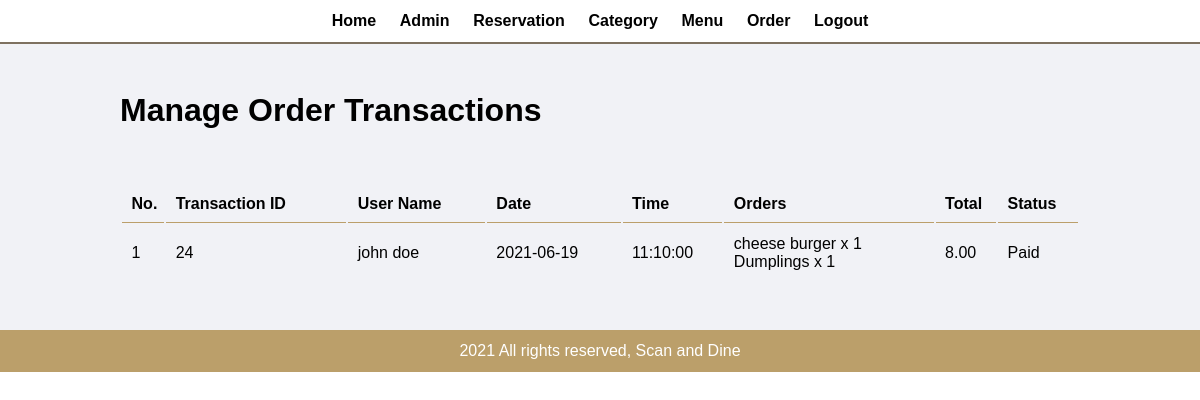
Page /scanAndDine_SE/admin/manage-order.php (signed in) on the committed database.
### tables this page shows
CREATE TABLE `tbl_transaction` (
  `transaction_id` int(11) NOT NULL,
  `user_id` int(11) NOT NULL,
  `transaction_date` date NOT NULL,
  `transaction_time` time NOT NULL,
  `payment_method` varchar(255) NOT NULL,
  `transaction_status` varchar(20) NOT NULL
);

CREATE TABLE `tbl_user` (
  `user_id` int(11) NOT NULL,
  `user_name` varchar(255) NOT NULL,
  `user_email` varchar(255) NOT NULL,
  `user_password` varchar(255) NOT NULL,
  `user_phonenum` int(11) NOT NULL
);

CREATE TABLE `tbl_transaction_det` (
  `transaction_detail_id` int(11) NOT NULL,
  `transaction_id` int(11) NOT NULL,
  `menu_id` int(11) NOT NULL,
  `quantity` int(11) NOT NULL
);

CREATE TABLE `tbl_menu` (
  `menu_id` int(11) NOT NULL,
  `menu_name` varchar(255) NOT NULL,
  `menu_description` varchar(255) NOT NULL,
  `menu_price` decimal(10,2) NOT NULL,
  `menu_image_name` varchar(255) NOT NULL,
  `category_id` int(11) NOT NULL,
  `menu_featured` varchar(10) NOT NULL,
  `menu_active` varchar(10) NOT NULL
);

### scanAndDine_SE/admin/manage-order.php (the view)
<?php include('partials/admin-header.php'); ?>
    <div class="main-content">
        <div class="wrapper">
            <h1>Manage Order Transactions</h1>
            <br />
            <br />
            <br />
            <table class="tbl-full">
                <tr>
                    <th>No.</th>
                    <th>Transaction ID</th>
                    <th>User Name</th>
                    <th>Date</th>
                    <th>Time</th>
                    <th>Orders</th>
                    <th>Total</th>
                    <th>Status</th>
                </tr>
                <?php
                    $sql = "SELECT * FROM tbl_transaction";
                    $res = mysqli_query($conn, $sql);
                    $count = mysqli_num_rows($res);
                    $idx = 1;
                    if($count > 0){
                        while($row = mysqli_fetch_assoc($res)){
                            $total = 0;
                            $user_id = $row['user_id'];
                            $transaction_id = $row['transaction_id'];
                            $transaction_date = $row['transaction_date'];
                            $transaction_time = $row['transaction_time'];
                            $transaction_status = $row['transaction_status'];
                            ?>
                            <tr>
                                <td><?php echo $idx++; ?></td>
                                <td><?php echo $transaction_id; ?></td>
                                <?php
                                    $sql4 = "SELECT * FROM tbl_user WHERE user_id=$user_id";
                                    $res4 = mysqli_query($conn, $sql4);
                                    if($res4==true){
                                        $row4 = mysqli_fetch_assoc($res4);
                                        $user_name = $row4['user_name'];
                                    }
                                ?>
                                <td><?php echo $user_name; ?></td>
                                <td><?php echo $transaction_date; ?></td>
                                <td><?php echo $transaction_time; ?></td>
                                <td>
                                    <?php
                                        $sql2 = "SELECT * FROM tbl_transaction_det WHERE transaction_id=$transaction_id";
                                        $res2 = mysqli_query($conn, $sql2);
                                        $count2 = mysqli_num_rows($res2);
                                        if($count2>0){
                                            while($row2 = mysqli_fetch_assoc($res2)){
                                                $menu_id = $row2['menu_id'];
                                                $quantity = $row2['quantity'];
                                                $sql3 = "SELECT * FROM tbl_menu WHERE menu_id=$menu_id";
                                                $res3 = mysqli_query($conn, $sql3);
                                                if($res3 == true){
                                                    $row3 = mysqli_fetch_assoc($res3);
                                                    $menu_name = $row3['menu_name'];
                                                    $menu_price = $row3['menu_price'];
                                                    $total = $total + ($quantity * $menu_price);
                                                    echo $menu_name;
                                                    echo "  x  ";
                                                    echo $quantity;
                                                    echo "<br>";
                                                }
                                            }
                                        }
                                    ?>
                                </td>
                                <td><?php echo number_format($total, 2); ?></td>
                                <td><?php echo $transaction_status; ?></td>
                            </tr>
                            <?php
                        }
                    }
                    else{
                        ?>
                        <tr>
                            <td colspan="8"><div class="error">No Orders Yet.</div></td>
                        </tr>
                        <?php
                    }
                ?>
            </table>
        </div>
    </div>
<?php include('partials/admin-footer.php'); ?>

### scanAndDine_SE/style/admin.css (style rules this page uses)
* { margin: 0; padding: 0; font-family: Arial, Helvetica, sans-serif; }
.wrapper { padding: 1%; width: 80%; margin: 0 auto; }
.tbl-full { width: 100%; }
table tr th { border-bottom: 1px solid #bb9f6a; padding: 1%; text-align: left; }
table tr td { padding: 1%; }
.main-content { padding: 3% 0; background-color: #f1f2f6; }

### rows in the picture
tbl_transaction: transaction_id "24", user.user_name "john doe", transaction_date "2021-06-19", transaction_time "11:10:00", total "8.00", transaction_status "Paid"
tbl_transaction_det: menu.menu_name "cheese burger", quantity "1"
tbl_transaction_det: menu.menu_name "Dumplings", quantity "1"
